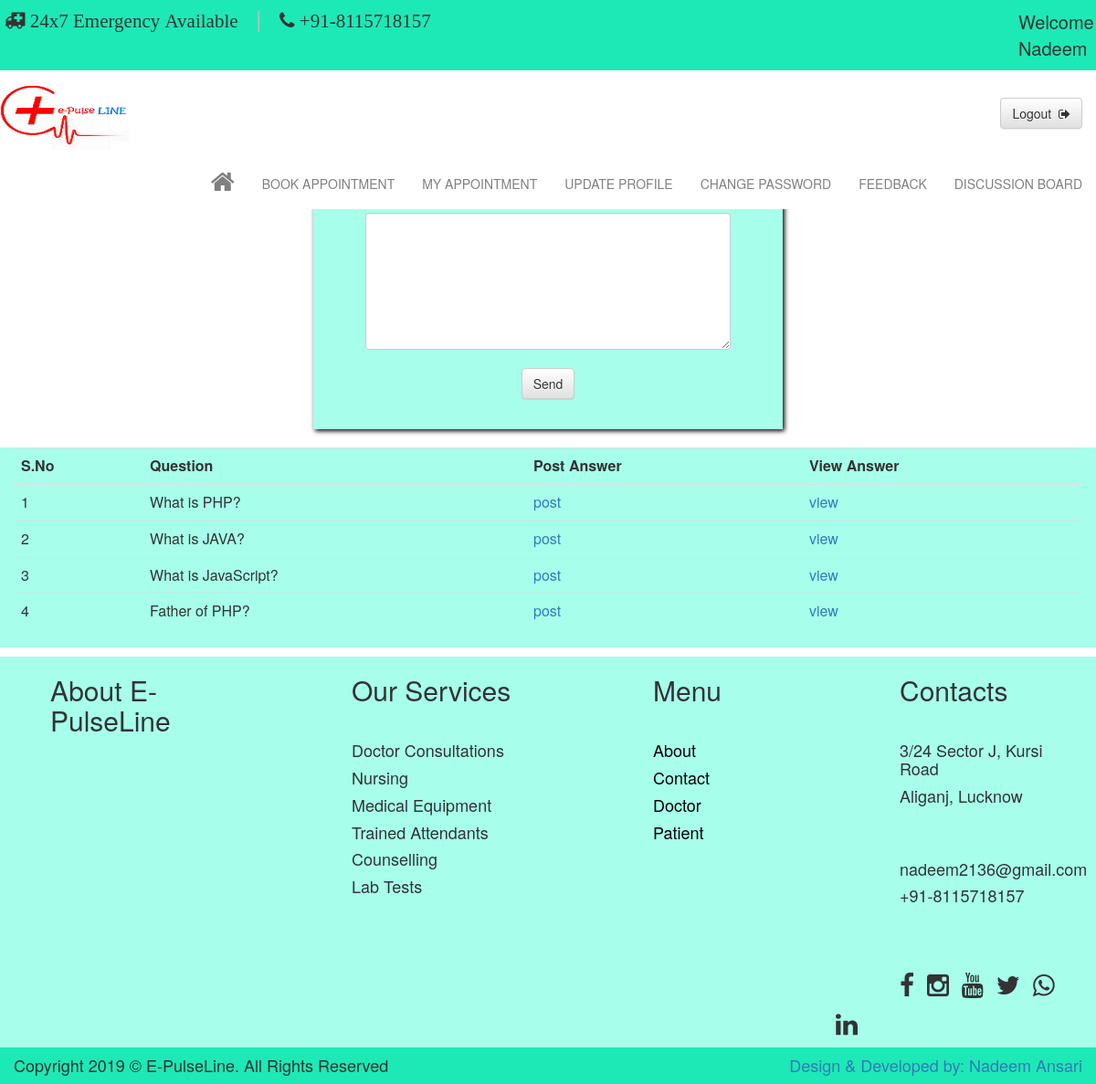
The page /pdiscuss.php (signed in) on the database its author committed.
### tables this page shows
CREATE TABLE IF NOT EXISTS `tbl_patient` (
  `patid` int(11) NOT NULL AUTO_INCREMENT,
  `name` varchar(60) NOT NULL,
  `fname` varchar(60) NOT NULL,
  `gender` varchar(6) NOT NULL,
  `email` varchar(30) NOT NULL,
  `password` varchar(20) NOT NULL,
  `mobile` varchar(13) NOT NULL,
  `age` int(3) NOT NULL,
  `address` varchar(30) NOT NULL,
  `date` varchar(10) NOT NULL,
  `status` varchar(6) NOT NULL DEFAULT 'n',
  PRIMARY KEY (`patid`)
);

CREATE TABLE IF NOT EXISTS `tbl_question` (
  `quesid` int(11) NOT NULL AUTO_INCREMENT,
  `patid` int(11) NOT NULL,
  `question` text NOT NULL,
  `date` varchar(10) NOT NULL,
  PRIMARY KEY (`quesid`)
);

### pdiscuss.php (the view, shortened to what this page needs)
<?php
$query="select * from tbl_question";
$res=mysql_query($query);
$email=$_SESSION['patient'];
$query1="select name from tbl_patient where email='$email'";
$res1=mysql_query($query1);
?>
<html>
<head>
<link href="css/bootstrap.min.css" rel="stylesheet" type="text/css"/>
<link href="css/bootstrap-theme.min.css" rel="stylesheet" type="text/css"/>
<link href="css/font-awesome.min.css" rel="stylesheet" type="text/css"/>
<link href="css/style.css" rel="stylesheet" type="text/css"/>
</head>
<body>
<div class="container-fluid" style="min-height:auto"/>
<div class="row navbar-fixed-top" style="min-height:150px;margin-right:0px;background-color:white;">
<div class="row" style="min-height:50px;background-color:#1de9b6">
<div class="col-sm-8" style="min-height:50px;">
<i class="fa fa-ambulance fa-2x" style="margin-left:20px;margin-top:12px;font-size:21px;">
24x7 Emergency Available</i>
<span style="font-size:25px;color:#bdbdbd">|</span>
<i class="fa fa-phone fa-2x" style="margin-top:5px;font-size:21px;">
+91-8115718157</i>
</div>
<div class="col-sm-4" style="min-height:50px;">
<?php
if($row1=mysql_fetch_array($res1,MYSQL_BOTH))
{
?>
<p style="font-size:20px;margin-top:10px;margin-left:300px;"><?php echo "Welcome ".$row1['name'];?></p>
<?php
}
?>
</div>
</div>
<div class="row" style="min-height:100px;">
<nav style="margin-bottom:0px;">
  <div class="container-fluid">
   <div class="navbar-header">
        <img src="images/logo1.png" height="100px" width="160px;"/>
    </div>
    <div class="collapse navbar-collapse" id="bs-example-navbar-collapse-1">
	<ul class="navbar-right" style="margin-right:5px;margin-top:5px;">
        <a href="logout.php"><button type="button" class="btn btn-default" style="margin-right:10px;margin-top:25px;">Logout &nbsp;<i class="fa fa-sign-out"></i></button></a>
      </ul>
      <ul class="nav navbar-nav navbar-right">
       <li class="active"><a href="pprofile.php" style="color:grey;margin-top:20px;"><i class="fa fa-home fa-2x"></i><span class="sr-only">(current)</span></a></li>
        <li><a href="pbook.php" style="color:grey;margin-top:25px;">BOOK APPOINTMENT</a></li>
        <li><a href="pmyappointment.php" style="color:grey;margin-top:25px;">MY APPOINTMENT</a></li>
        <li><a href="pupdate.php" style="color:grey;margin-top:25px;">UPDATE PROFILE</a></li>
        <li><a href="pchange.php" style="color:grey;margin-top:25px;">CHANGE PASSWORD</a></li>
        <li><a href="pfeedback.php" style="color:grey;margin-top:25px;">FEEDBACK</a></li>
        <li><a href="pdiscuss.php" style="color:grey;margin-top:25px;">DISCUSSION BOARD</a></li>
      </ul>
    </div>
  </div>
</nav>
</div>
</div>
<div class="row" style="min-height:auto;margin-top:170px;">
<div class="col-sm-2" style="min-height:300px;">
</div>
<div class="col-sm-8" style="min-height:300px;">
<div class="col-sm-2" style="min-height:300px;">
</div>
<div class="col-sm-8" style="min-height:300px;background-color:#a7ffeb;box-shadow:2px 2px 5px black;">
<center>
<form action="discode.php" method="post">
<h2>Enter Question</h2>
<textarea name="ques" class="form-control" style="height:150px;width:400px;	">
</textarea>
<br/>
<input type="submit" class="btn btn-default" value="Send"/>
</form>
</center>
</div>
<div class="col-sm-2" style="min-height:300px;">
</div>
</div>
<div class="col-sm-2" style="min-height:300px;">
</div>
<div class="col-sm-12" style="min-height:auto;margin-top:20px;background-color:#a7ffeb;">
<table class="table table-hover" align="center">
<tr>
<th>S.No</th>
<th>Question</th>
<th>Post Answer</th>
<th>View Answer</th>
</tr>
<?php
$a=1;
while($row=mysql_fetch_array($res,MYSQL_BOTH))
{
?>
<tr>
	<td><?php echo $a; ?></td>
	<td><?php echo $row['question']; ?></td>
	<td><a href="postans.php?qid=<?php echo $row['0'];?>">post</a></td>
	<td><a href="viewans.php?qid=<?php echo $row['0'];?>">view</a></td>
</tr>
<?php
	$a++;
}
?>
</table>
</div>
</div>
<div class="row" style="min-height:400px;background-color:#a7ffeb;margin-top:10px;">
<div class="col-sm-3" style="min-height:400px;">
<h2 style="margin-left:40px;">About E-PulseLine</h2>
<br/>
</div>
<div class="col-sm-3" style="min-height:400px;">
<h2 style="margin-left:70px;">Our Services</h2>
<br/>
<h4 style="margin-left:70px;">Doctor Consultations</h4>
<h4 style="margin-left:70px;">Nursing</h4>
<h4 style="margin-left:70px;">Medical Equipment</h4>
<h4 style="margin-left:70px;">Trained Attendants</h4>
<h4 style="margin-left:70px;">Counselling</h4>
<h4 style="margin-left:70px;">Lab Tests</h4>
</div>
<div class="col-sm-3" style="min-height:400px;">
<h2 style="margin-left:100px;">Menu</h2>
<br/>
<ul style="list-style-type:none;">
<li><a href="about.php"><h4 style="margin-left:60px;color:black;">About</h4></a></li>
<li><a href="contact.php"><h4 style="margin-left:60px;color:black;">Contact</h4></a></li>
<li><a href="doctor.php"><h4 style="margin-left:60px;color:black;">Doctor</h4></a></li>
<li><a href="patient.php"><h4 style="margin-left:60px;color:black;">Patient</h4></a></li>
</ul>
</div>
<div class="col-sm-3" style="min-height:400px;">
<h2 style="margin-left:70px;">Contacts</h2>
<br/>
<h4 style="margin-left:70px;">3/24 Sector J, Kursi Road</h4>
<h4 style="margin-left:70px;">Aliganj, Lucknow</h4>
<br/>
<br/>
<h4 style="margin-left:70px;">nadeem2136@gmail.com</h4>
<h4 style="margin-left:70px;">+91-8115718157</h4>
<br/>
<br/>
<br/>
<p class="fa fa-facebook fa-2x" style="margin-top:5px;margin-left:70px;margin-right:10px;"></p>
<p class="fa fa-instagram fa-2x" style="margin-top:5px;margin-right:10px;"></p>
<p class="fa fa-youtube fa-2x" style="margin-top:5px;margin-right:10px;"></p>
<p class="fa fa-twitter fa-2x" style="margin-top:5px;margin-right:10px;"></p>
<p class="fa fa-whatsapp fa-2x" style="margin-top:5px;margin-right:10px;"></p>
<p class="fa fa-linkedin fa-2x" style="margin-top:5px;"></p>
</div>
</div>
<div class="row" style="min-height:40px;background-color:#1de9b6">
<div class="col-sm-6">
<h4>Copyright 2019 &copy; E-PulseLine. All Rights Reserved</h4>
</div>
<div class="col-sm-6">
<p class="h4 navbar-right" style="margin-right:0px;"><a href="team.php">Design & Developed by: Nadeem Ansari</a></p>
</div>
</div>
</body>
</html>

### rows shown on the page
tbl_patient: name "Nadeem"
tbl_question: question "What is PHP?"
tbl_question: question "What is JAVA?"
tbl_question: question "What is JavaScript?"
tbl_question: question "Father of PHP?"
